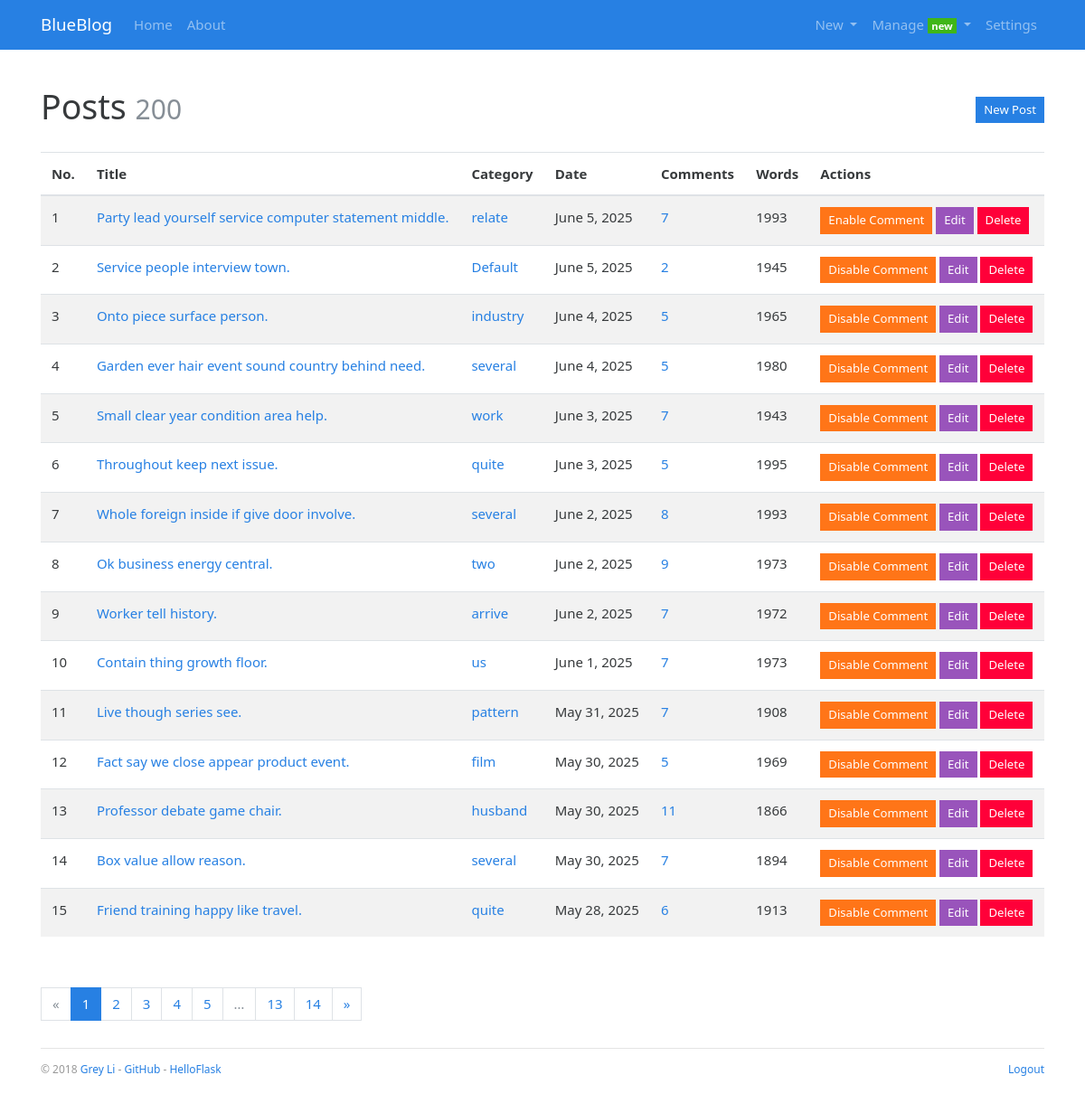
/admin/post/manage (signed in), run on the app's committed database.
### blueblog/models.py (models this page shows, shortened)
class Admin(db.Model, UserMixin):
    id = db.Column(db.Integer, primary_key=True)
    username = db.Column(db.String(20))
    password_hash=db.Column(db.String(128))
    blog_title = db.Column(db.String(60))
    blog_sub_title = db.Column(db.String(100))
    name = db.Column(db.String(30))
    about = db.Column(db.Text)

class Post(db.Model):
    id = db.Column(db.Integer, primary_key=True)
    title = db.Column(db.String(100))
    body = db.Column(db.Text)
    timestamp = db.Column(db.DateTime, default=datetime.utcnow,index=True)
    can_comment = db.Column(db.Boolean, default=True)
    category_id = db.Column(db.Integer, db.ForeignKey('category.id'))
    category = db.relationship('Category', back_populates='posts')
    comments = db.relationship('Comment', back_populates='post', cascade='all, delete-orphan')

class Category(db.Model):
    id = db.Column(db.Integer, primary_key=True)
    name = db.Column(db.String(30), unique=True)
    posts = db.relationship('Post', back_populates='category')

### blueblog/blueprints/admin.py (the view)
@admin_bp.route('/post/manage')
@login_required
def manage_post():
    page = request.args.get('page', 1, type=int)
    pagination = Post.query.order_by(Post.timestamp.desc()).paginate(
        page=page, per_page=current_app.config['BLUELOG_MANAGE_POST_PER_PAGE'])
    posts = pagination.items
    return render_template('admin/manage_post.html', page=page, pagination=pagination, posts=posts)

### blueblog/__init__.py (called while the page is built)
def register_template_context(app):
    @app.context_processor
    def make_template_context():
        admin = Admin.query.first()
        categories = Category.query.order_by(Category.name).all()
        links = Link.query.order_by(Link.name).all()
        if current_user.is_authenticated:
            unread_comments = Comment.query.filter_by(reviewed=False).count()
        else:
            unread_comments = None
        return dict(
            admin=admin, categories=categories,
            links=links, unread_comments=unread_comments)

### blueblog/extensions.py (called while the page is built)
@login_manager.user_loader
def load_user(user_id):
    from blueblog.models import Admin
    user = Admin.query.get(int(user_id))
    return user

### blueblog/templates/admin/manage_post.html (shortened to what this page needs)
{% extends 'base.html' %}
{% from 'bootstrap/pagination.html' import render_pagination %}
{% block content %}
<div class="page-header">
    <h1>Posts
        <small class="text-muted">{{ pagination.total }}</small>
        <span class="float-right"><a class="btn btn-primary btn-sm"
                                     href="{{ url_for('.new_post') }}">New Post</a></span>
    </h1>
</div>
{% if posts %}
<table class="table table-striped">
    <thead>
    <tr>
        <th>No.</th>
        <th>Title</th>
        <th>Category</th>
        <th>Date</th>
        <th>Comments</th>
        <th>Words</th>
        <th>Actions</th>
    </tr>
    </thead>
    {% for post in posts %}
    <tr>
        <td>{{ loop.index + ((page - 1) * config.BLUELOG_MANAGE_POST_PER_PAGE) }}</td>
        <td><a href="{{ url_for('blog.show_post', post_id=post.id) }}">{{ post.title }}</a></td>
        <td><a href="{{ url_for('blog.show_category', category_id=post.category.id) }}">{{ post.category.name }}</a>
        </td>
        <td>{{ moment(post.timestamp).format('LL') }}</td>
        <td><a href="{{ url_for('blog.show_post', post_id=post.id) }}#comments">{{ post.comments|length }}</a></td>
        <td>{{ post.body|striptags|length }}</td>
        <td>
            <form class="inline" method="post"
                  action="{{ url_for('.set_comment', post_id=post.id, next=request.full_path) }}">
                <button type="submit" class="btn btn-warning btn-sm">
                    {% if post.can_comment %}Disable{% else %}Enable{% endif %} Comment
                </button>
            </form>
            <a class="btn btn-info btn-sm" href="{{ url_for('.edit_post', post_id=post.id) }}">Edit</a>
            <form class="inline" method="post"
                  action="{{ url_for('.delete_post', post_id=post.id, next=request.full_path) }}">
                <button type="submit" class="btn btn-danger btn-sm" onclick="return confirm('Are you sure?');">Delete
                </button>
            </form>
        </td>
    </tr>
    {% endfor %}
</table>
<div class="page-footer">{{ render_pagination(pagination) }}</div>
{% else %}
<div class="tip"><h5>No posts.</h5></div>
{% endif %}
{% endblock %}

### blueblog/templates/base.html (shortened to what this page needs)
{% from 'bootstrap/nav.html' import render_nav_item %}
<!DOCTYPE html>
<html lang="en">
<head>
    {% block head %}
        <link rel="stylesheet"
              href="{{ url_for('static', filename='css/%s.min.css' % request.cookies.get('theme', 'perfect_blue')) }}"
              type="text/css">
        <link rel="stylesheet" href="{{ url_for('static', filename='css/style.css') }}" type="text/css">
    {% endblock head %}
</head>
<body>
{% block nav %}
    <nav class="navbar navbar-expand-lg navbar-dark bg-primary">
        <div class="container">
            <a class="navbar-brand" href="{{ url_for('blog.index') }}">{{ admin.blog_title }}</a>
            <div class="collapse navbar-collapse" id="navbarColor01">
                <ul class="navbar-nav mr-auto">
                    {{ render_nav_item('blog.index', 'Home') }}
                    {{ render_nav_item('blog.about', 'About') }}
                </ul>
                <ul class="nav navbar-nav navbar-right">
                    {% if current_user.is_authenticated %}
                        <li class="nav-item dropdown">
                            <a href="#" class="nav-link dropdown-toggle" data-toggle="dropdown" role="button"
                               aria-haspopup="true"
                               aria-expanded="false">
                                New
                            </a>
                        </li>
                        <li class="nav-item dropdown">
                            <a href="#" class="nav-link dropdown-toggle" data-toggle="dropdown" role="button"
                               aria-haspopup="true"
                               aria-expanded="false">
                                Manage
                                {% if unread_comments %}
                                    <span class="badge badge-success">new</span>
                                {% endif %}
                            </a>
                        </li>
                        {{ render_nav_item('admin.settings', 'Settings') }}
                    {% endif %}
                </ul>
            </div>
        </div>
    </nav>
{% endblock nav %}
<main class="container">
    {% block content %}{% endblock content %}
    {% block footer %}
        <footer>
            <p class="float-left">
                <small> &copy; 2018 <a href="http://greyli.com" title="Written by Grey Li">Grey Li</a> -
                    <a href="https://github.com/greyli/bluelog" title="Fork me on GitHub">GitHub</a> -
                    <a href="http://helloflask.com" title="A HelloFlask project">HelloFlask</a>
                </small>
            </p>
            <p class="float-right">
                <small>
                    {% if current_user.is_authenticated %}
                        <a href="{{ url_for('auth.logout', next=request.full_path) }}">Logout</a>
                    {% else %}
                        <a href="{{ url_for('auth.login', next=request.full_path) }}">Login</a>
                    {% endif %}
                </small>
            </p>
        </footer>
    {% endblock footer %}
</main>
</body>
</html>

### blueblog/static/css/style.css (style rules this page uses)
nav { margin-bottom: 20px; }
.inline { display: inline; }
.page-header { padding-top: 20px; padding-bottom: 20px; }
footer { margin-top: 30px; padding: 10px 0 40px; color: #999; border-top: 1px solid #e5e5e5; }
.page-footer { padding-top: 40px; }

### data on the page
Admin: blog_title "BlueBlog"
Post: title "Party lead yourself service computer statement middle.", category.name "relate", timestamp "June 5, 2025", comments|length "7", body|length "1993", can_comment "Enable"
Post: title "Service people interview town.", category.name "Default", timestamp "June 5, 2025", comments|length "2", body|length "1945", can_comment "Disable"
Post: title "Onto piece surface person.", category.name "industry", timestamp "June 4, 2025", comments|length "5", body|length "1965", can_comment "Disable"
Post: title "Garden ever hair event sound country behind need.", category.name "several", timestamp "June 4, 2025", comments|length "5", body|length "1980", can_comment "Disable"
Post: title "Small clear year condition area help.", category.name "work", timestamp "June 3, 2025", comments|length "7", body|length "1943", can_comment "Disable"
Post: title "Throughout keep next issue.", category.name "quite", timestamp "June 3, 2025", comments|length "5", body|length "1995", can_comment "Disable"
Post: title "Whole foreign inside if give door involve.", category.name "several", timestamp "June 2, 2025", comments|length "8", body|length "1993", can_comment "Disable"
Post: title "Ok business energy central.", category.name "two", timestamp "June 2, 2025", comments|length "9", body|length "1973", can_comment "Disable"
Post: title "Worker tell history.", category.name "arrive", timestamp "June 2, 2025", comments|length "7", body|length "1972", can_comment "Disable"
Post: title "Contain thing growth floor.", category.name "us", timestamp "June 1, 2025", comments|length "7", body|length "1973", can_comment "Disable"
Post: title "Live though series see.", category.name "pattern", timestamp "May 31, 2025", comments|length "7", body|length "1908", can_comment "Disable"
Post: title "Fact say we close appear product event.", category.name "film", timestamp "May 30, 2025", comments|length "5", body|length "1969", can_comment "Disable"
Post: title "Professor debate game chair.", category.name "husband", timestamp "May 30, 2025", comments|length "11", body|length "1866", can_comment "Disable"
Post: title "Box value allow reason.", category.name "several", timestamp "May 30, 2025", comments|length "7", body|length "1894", can_comment "Disable"
Post: title "Friend training happy like travel.", category.name "quite", timestamp "May 28, 2025", comments|length "6", body|length "1913", can_comment "Disable"

### other printed values
{{ render_nav_item('blog.index', 'Home') }} "Home"
{{ render_nav_item('blog.about', 'About') }} "About"
{{ render_nav_item('admin.settings', 'Settings') }} "Settings"
{{ pagination.total }} "200"
{{ render_pagination(pagination) }} "« 1 2 3 4 5 … 13 14 »"
